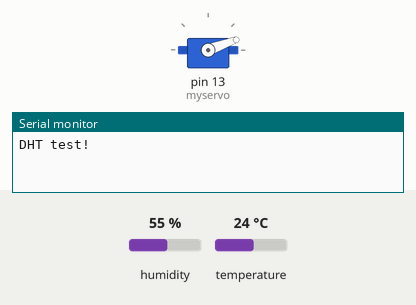
Recording of a sketch running on a simulated Arduino Uno, built with avr-gcc and run on an emulated ATmega328P. Shown: servo, the last lines printed to the serial monitor. The test bench sets the inputs (shaded band); at power-on: humidity 55 %, temperature 24 °C.

Above: at 0.1 s.
At 2.1 s:
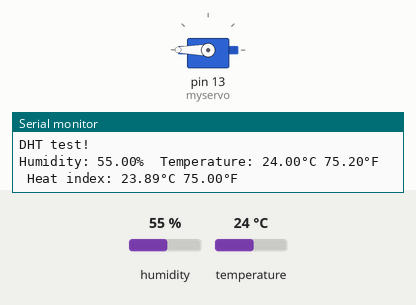
Timing chart, 0 to 3.6 s (numbered marks = the images above):
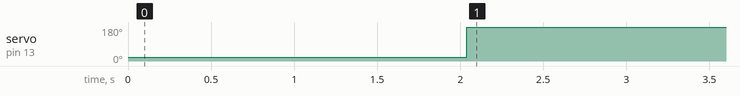

The sketch:

servo_with_dth11.ino
```cpp
#include "DHT.h"
#include <Servo.h>
Servo myservo;
int pos = 20;
#define DHTPIN 4
#define DHTTYPE DHT11
DHT dht(DHTPIN, DHTTYPE);

void setup() {
  myservo.attach(13);
  Serial.begin(9600);
  Serial.println(F("DHT test!"));
  dht.begin();
  myservo.write(pos);

}
void loop() {
  delay(2000);
  float h = dht.readHumidity();
  // Read temperature as Celsius (the default)
  float t = dht.readTemperature();
  float f = dht.readTemperature(true);

  if (isnan(h) || isnan(t) || isnan(f)) {
  Serial.println(F("Failed to read from DHT sensor!"));
  return;
  }
// Compute heat index in Fahrenheit (the default)
   float hif = dht.computeHeatIndex(f, h);
// Compute heat index in Celsius
  float hic = dht.computeHeatIndex(t, h, false);
Serial.print(F("Humidity: "));
  Serial.print(h);
  Serial.print(F("%  Temperature: "));
  Serial.print(t);
  Serial.print(F("°C "));
  Serial.print(f);
  Serial.print(F("°F  Heat index: "));
  Serial.print(hic);
  Serial.print(F("°C "));
  Serial.print(hif);
  Serial.println(F("°F"));
  if (t >= 15.00 || h >= 46.00)
  {
    //digitalWrite(led,HIGH);
    myservo.write(pos+160);
    delay(1000);
  }

  else
  {
   // digitalWrite(led,LOW);
      myservo.write(pos);
  }
  delay(300);
}
```

Measured:
- by itself, servo on pin 13 (myservo): 20° → 180° at 2.0 s
